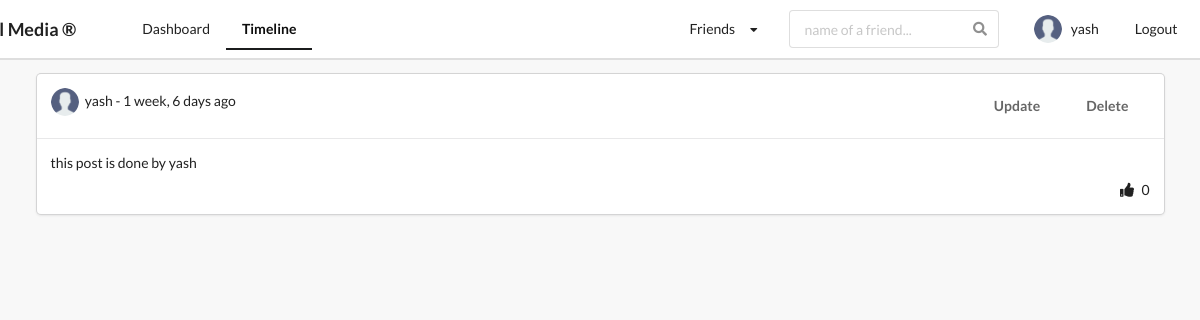
The page /profiles/timeline/ (signed in) on the database as committed earlier.
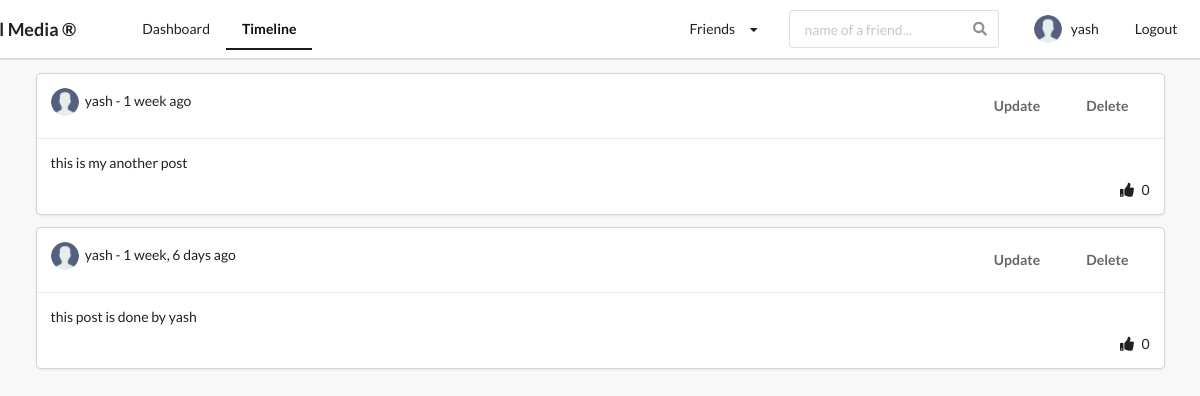
The same page on the database as committed later.
### posts/models.py (models this page shows, shortened)
class Post(models.Model):
    content = models.TextField()
    image = models.ImageField(upload_to='posts/', validators = [FileExtensionValidator(['png','jpg','jpeg'])], blank = True)
    liked = models.ManyToManyField(Profile, blank=True, related_name='likes')
    updated = models.DateTimeField(auto_now=True)
    created = models.DateTimeField(auto_now_add=True)
    author = models.ForeignKey(Profile, on_delete=models.CASCADE, related_name='posts')
    def no_of_likes(self):
        return self.liked.all().count()
    class Meta:
        ordering = ('-created',)    #newer post will be at the top and older post will be at bottom

### profiles/models.py (models this page shows, shortened)
class Profile(models.Model):
    first_name = models.CharField(max_length = 200, blank = True)
    last_name = models.CharField(max_length = 200, blank = True)
    user = models.OneToOneField(settings.AUTH_USER_MODEL,on_delete=models.CASCADE)
    bio = models.TextField(default = "no bio", max_length=300, blank = True)
    email = models.EmailField(max_length = 200,blank = True)
    country = models.CharField(choices = COUNTRY_CHOICES, max_length = 100,blank = True)
    avatar = models.ImageField(default = "avatar.png", upload_to = 'avatars/')
    friends = models.ManyToManyField(settings.AUTH_USER_MODEL, blank = True, related_name='friends')
    slug = models.SlugField(unique = True, blank = True)
    updated = models.DateTimeField(auto_now=True)
    created =  models.DateTimeField(auto_now_add=True)
    objects = ProfileManager()
    __initial_first_name = None
    __initial_last_name = None
    def __init__(self,*args, **kwargs):
        super().__init__(*args, **kwargs)
        self.__initial_first_name = self.first_name
        self.__initial_last_name = self.last_name
    def get_friends_no(self):
        return self.friends.all().count()

### profiles/views.py (the view)
# urls.py: path('timeline/', get_users_posts, name="users_posts"),
@login_required
def get_users_posts(request, *args, **kwargs):
    profile = Profile.objects.get(user=request.user)
    users_posts = Post.objects.filter(author = profile)
    is_empty = False
    if len(users_posts) == 0:
        is_empty = True
    context = {
        'posts':users_posts,
        'is_empty':is_empty,
    }
    return render(request, 'profiles/timeline.html', context)

### profiles/context_processors.py (called while the page is built)
def profile_dp(request):
    if request.user.is_authenticated:
        profile_obj = Profile.objects.get(user=request.user)
        pic = profile_obj.avatar
        return {'picture':pic}
    return {}

def invitation_received_no(request):
    if request.user.is_authenticated:
        profile_obj = Profile.objects.get(user=request.user)
        qs_count = Relationship.objects.invitations_received(profile_obj).count()
        return {'invites_no':qs_count}
    return {}

def friends_no(request):
    if request.user.is_authenticated:
        profile_obj = Profile.objects.get(user=request.user)
        count = profile_obj.get_friends_no()
        return {'friend_count':count}
    return {}

### profiles/models.py (called while the page is built)
    def invitations_received(self,receiver):
        qs = Relationship.objects.filter(receiver=receiver, status='send')
        return qs

### profiles/templates/profiles/timeline.html (shortened to what this page needs)
{% extends 'base.html' %}
{% block content %}
{% if is_empty %}
<div style="margin-top:230px;" align="center">
    <h3>No Post available</h3>
</div>
{% else %}
{% for post in posts %}
<div class="ui fluid card">
    <div class="content">
        <div class="right floated meta">
            <div class="ui grid">
                <div class="row">
                    {% ifequal request.user post.author.user %}
                    <a href="{% url 'posts:post_update' post.pk %}"><button class="ui button"
                            style="background-color: transparent !important;">Update</button></a>
                    <a href="{% url 'posts:post_delete' post.pk %}"><button class="ui button"
                            style="background-color: transparent !important;">Delete</button></a>
                    {% endifequal %}
                </div>
            </div>
        </div>
        <img class="ui avatar image" src={{post.author.avatar.url}}>
        {{ post.author.user }} - {{ post.created|timesince}} ago
    </div>
    <div class="content">
        <p> {{ post.content }} </p>
        <div class="right floated">
            <form action="{% url 'posts:like_post_view' %}" method="POST">
                {% if profile not in post.liked.all %}
                <i class="thumbs up icon"></i>
                <span> {{post.no_of_likes}}</span>
                {% else %}
                <i class="thumbs down icon"></i>
                <span> {{post.no_of_likes}}</span>
                {% endif %}
            </form>
        </div>
    </div>
</div>
{% endfor %}
{% endif %}
{% endblock content %}

Rows that differ between the two databases and show on the page:
added Post: author.avatar (placeholder picture), author.user "yash", created "1 week", content "this is my another post", no_of_likes "0"
